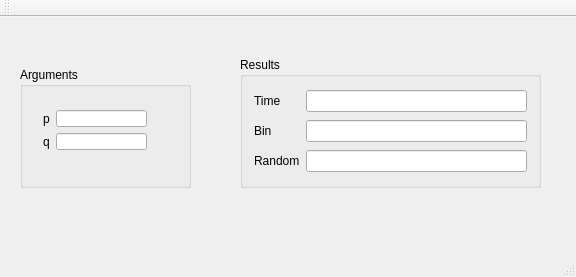
<?xml version="1.0" encoding="UTF-8"?>
<ui version="4.0">
 <class>MainWindow</class>
 <widget class="QMainWindow" name="MainWindow">
  <property name="geometry">
   <rect>
    <x>0</x>
    <y>0</y>
    <width>576</width>
    <height>277</height>
   </rect>
  </property>
  <property name="windowTitle">
   <string>MainWindow</string>
  </property>
  <widget class="QWidget" name="centralWidget">
   <widget class="QGroupBox" name="groupBox">
    <property name="geometry">
     <rect>
      <x>20</x>
      <y>50</y>
      <width>171</width>
      <height>121</height>
     </rect>
    </property>
    <property name="title">
     <string>Arguments</string>
    </property>
    <widget class="QWidget" name="">
     <property name="geometry">
      <rect>
       <x>12</x>
       <y>32</y>
       <width>126</width>
       <height>62</height>
      </rect>
     </property>
     <layout class="QGridLayout" name="gridLayout">
      <item row="0" column="0">
       <layout class="QHBoxLayout" name="horizontalLayout">
        <item>
         <widget class="QLabel" name="label">
          <property name="text">
           <string>p</string>
          </property>
         </widget>
        </item>
        <item>
         <widget class="QLineEdit" name="lineEditP"/>
        </item>
       </layout>
      </item>
      <item row="1" column="0">
       <layout class="QHBoxLayout" name="horizontalLayout_2">
        <item>
         <widget class="QLabel" name="label_2">
          <property name="text">
           <string>q</string>
          </property>
         </widget>
        </item>
        <item>
         <widget class="QLineEdit" name="lineEditQ"/>
        </item>
       </layout>
      </item>
     </layout>
    </widget>
   </widget>
   <widget class="QGroupBox" name="groupBox_2">
    <property name="geometry">
     <rect>
      <x>240</x>
      <y>40</y>
      <width>301</width>
      <height>131</height>
     </rect>
    </property>
    <property name="title">
     <string>Results</string>
    </property>
    <layout class="QGridLayout" name="gridLayout_2">
     <item row="0" column="0">
      <widget class="QLabel" name="label_5">
       <property name="text">
        <string>Time</string>
       </property>
      </widget>
     </item>
     <item row="0" column="1">
      <widget class="QLineEdit" name="lineEditTime"/>
     </item>
     <item row="1" column="0">
      <widget class="QLabel" name="label_4">
       <property name="text">
        <string>Bin</string>
       </property>
      </widget>
     </item>
     <item row="1" column="1">
      <widget class="QLineEdit" name="lineEditBinary"/>
     </item>
     <item row="2" column="0">
      <widget class="QLabel" name="label_3">
       <property name="text">
        <string>Random</string>
       </property>
      </widget>
     </item>
     <item row="2" column="1">
      <widget class="QLineEdit" name="lineEditRandom"/>
     </item>
    </layout>
   </widget>
  </widget>
  <widget class="QMenuBar" name="menuBar">
   <property name="geometry">
    <rect>
     <x>0</x>
     <y>0</y>
     <width>576</width>
     <height>22</height>
    </rect>
   </property>
  </widget>
  <widget class="QToolBar" name="mainToolBar">
   <attribute name="toolBarArea">
    <enum>TopToolBarArea</enum>
   </attribute>
   <attribute name="toolBarBreak">
    <bool>false</bool>
   </attribute>
  </widget>
  <widget class="QStatusBar" name="statusBar"/>
 </widget>
 <layoutdefault spacing="6" margin="11"/>
 <resources/>
 <connections/>
</ui>
